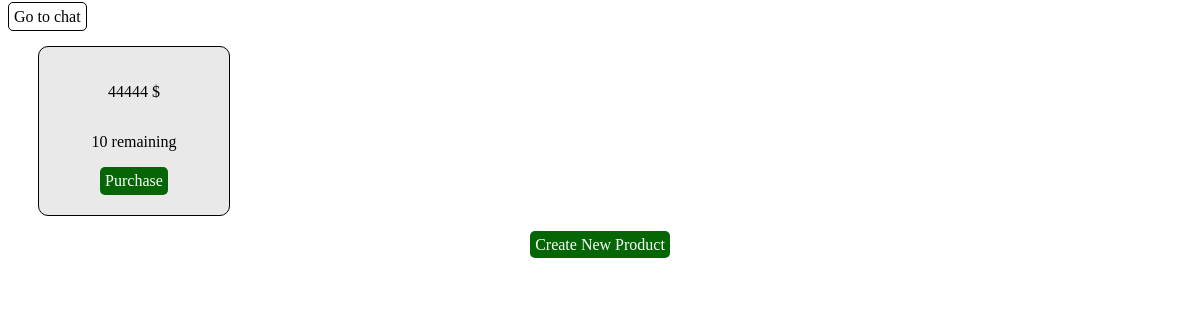
The app's page /shop, older data.
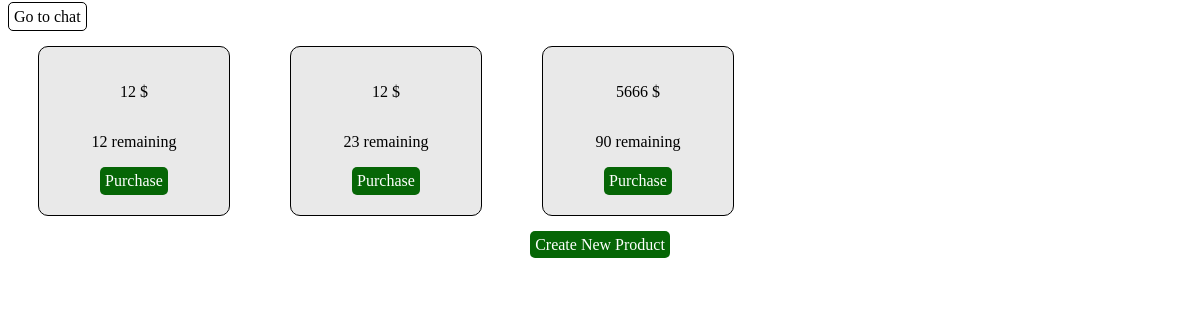
The same page, newer data.
### shop/models.py (models this page shows)
class Product(models.Model):
    price = models.IntegerField()
    image = models.CharField(max_length=255)
    description = models.CharField(max_length=510)
    quantity = models.IntegerField()

### shop/views.py (the view)
# urls.py: path("", views.index, name="index")
def index(request):
    context = {}
    context["product_list"] = Product.objects.all()
    return render(request, "shop/index.html", context)

### shop/templates/shop/index.html (shortened to what this page needs)
<!DOCTYPE html>
<html lang="en">
<head>
</head>
<body>
    <a href="/chat" class="chat">Go to chat</a>
    <div class="main">
        {% for product in product_list %}
            {% if product.quantity != 0 %}
            <div class="item">
                <p>{{ product.price }} $</p>
                <p>{{ product.quantity }} remaining</p>
                <a href="/shop/{{ product.id }}">Purchase</a>
            </div>
            {% endif %}
        {% endfor %}
    </div>
    <div class="create">
        <a href="/shop/create" class="link">Create New Product</a>
    </div>
</body>
</html>

### shop/templates/shop/index.html (style rules this page uses)
.main { display: flex; flex-wrap: wrap; }
.item { background-color: rgb(233, 233, 233); border: 1px solid black; margin: 20px 30px; padding: 20px; display: flex; flex-direction: column; align-items: center; justify-content: center; border-radius: 10px; }
a { background-color: rgb(6, 102, 6); color: white; text-decoration: none; padding: 5px; border-radius: 5px; }
.link { text-align: center; }
.create { width: 100%; text-align: center; }
.chat { background-color: white; border: 1px solid black; color: black; }

Row changes from the older to the newer data that the page shows:
no longer on this page (row edited): Product: price "44444", quantity "10"
added Product: price "12", quantity "12"
added Product: price "12", quantity "23"
added Product: price "5666", quantity "90"
